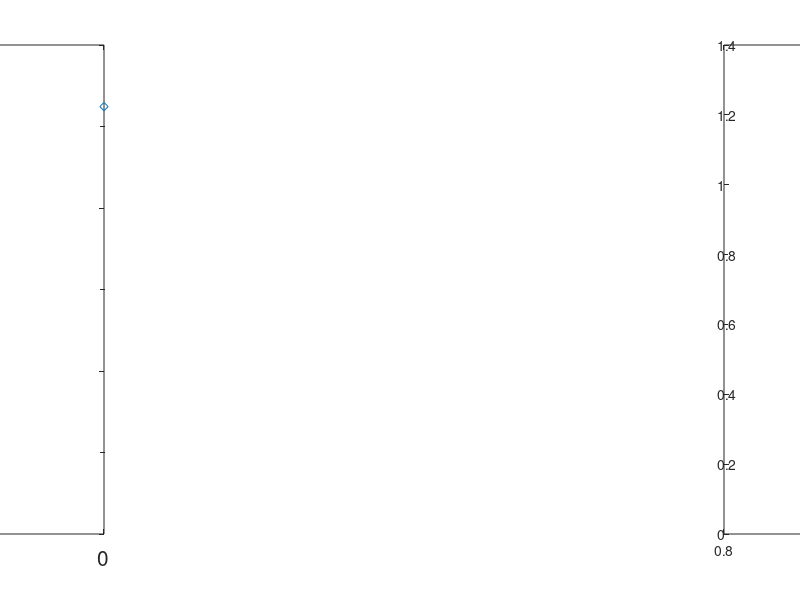

The MATLAB source for this figure: (Note: this script raises an error after producing the figure.)
clear all
close all
clc
fs=15;
x=linspace(-.5,.5);

for n=0:1
a(n+1)=8*(-1)^(n+1)/(pi*(2*n+3)*(2*n+1)*(2*n-1));
c(:,n+1)=cos((2*n+1)*pi*x);
end
FT=c*a';

for n=0:10
a(n+1)=8*(-1)^(n+1)/(pi*(2*n+3)*(2*n+1)*(2*n-1));
c(:,n+1)=cos((2*n+1)*pi*x);
end
figure('position',[0 0 .5 1/3])
subplot(1,2,1)
plot(0:10,a,'d')
xlabel('$n$')
ylabel('Fourier coeficient')
set(gca,'fontsize',fs)
subplot(1,2,2)
plot(x,cos(pi*x).^2,'r')
hold on
plot(x,FT,'b--')
xlabel('$x$')
legend('$\cos(\pi x)^2$','Two term Fourier approximation','location','no')
set(gca,'fontsize',fs)

export_fig('../../Pictures/FT_approx.png','-r300')